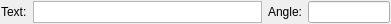
<?xml version="1.0" encoding="UTF-8"?>
<ui version="4.0">
 <class>Ui_TextOptions</class>
 <widget class="QWidget" name="Ui_TextOptions">
  <property name="geometry">
   <rect>
    <x>0</x>
    <y>0</y>
    <width>391</width>
    <height>24</height>
   </rect>
  </property>
  <property name="sizePolicy">
   <sizepolicy hsizetype="Preferred" vsizetype="Fixed">
    <horstretch>0</horstretch>
    <verstretch>0</verstretch>
   </sizepolicy>
  </property>
  <property name="minimumSize">
   <size>
    <width>200</width>
    <height>22</height>
   </size>
  </property>
  <property name="maximumSize">
   <size>
    <width>16777215</width>
    <height>32767</height>
   </size>
  </property>
  <property name="windowTitle">
   <string>Text Options</string>
  </property>
  <property name="toolTip">
   <string/>
  </property>
  <layout class="QHBoxLayout">
   <property name="leftMargin">
    <number>1</number>
   </property>
   <property name="topMargin">
    <number>1</number>
   </property>
   <property name="rightMargin">
    <number>1</number>
   </property>
   <property name="bottomMargin">
    <number>1</number>
   </property>
   <item>
    <widget class="QLabel" name="lText">
     <property name="text">
      <string>Text:</string>
     </property>
     <property name="wordWrap">
      <bool>false</bool>
     </property>
    </widget>
   </item>
   <item>
    <widget class="QTextEdit" name="teText">
     <property name="sizePolicy">
      <sizepolicy hsizetype="Preferred" vsizetype="Fixed">
       <horstretch>0</horstretch>
       <verstretch>0</verstretch>
      </sizepolicy>
     </property>
     <property name="minimumSize">
      <size>
       <width>0</width>
       <height>22</height>
      </size>
     </property>
     <property name="maximumSize">
      <size>
       <width>32767</width>
       <height>22</height>
      </size>
     </property>
     <property name="toolTip">
      <string>Text to insert</string>
     </property>
     <property name="verticalScrollBarPolicy">
      <enum>Qt::ScrollBarAlwaysOff</enum>
     </property>
     <property name="horizontalScrollBarPolicy">
      <enum>Qt::ScrollBarAlwaysOff</enum>
     </property>
    </widget>
   </item>
   <item>
    <widget class="QLabel" name="lAngle">
     <property name="text">
      <string>Angle:</string>
     </property>
     <property name="wordWrap">
      <bool>false</bool>
     </property>
    </widget>
   </item>
   <item>
    <widget class="QLineEdit" name="leAngle">
     <property name="toolTip">
      <string>Rotation angle</string>
     </property>
    </widget>
   </item>
   <item>
    <spacer name="horizontalSpacer">
     <property name="orientation">
      <enum>Qt::Horizontal</enum>
     </property>
     <property name="sizeHint" stdset="0">
      <size>
       <width>0</width>
       <height>20</height>
      </size>
     </property>
    </spacer>
   </item>
  </layout>
 </widget>
 <layoutdefault spacing="6" margin="11"/>
 <resources/>
 <connections>
  <connection>
   <sender>teText</sender>
   <signal>textChanged()</signal>
   <receiver>Ui_TextOptions</receiver>
   <slot>updateEntity()</slot>
   <hints>
    <hint type="sourcelabel">
     <x>20</x>
     <y>20</y>
    </hint>
    <hint type="destinationlabel">
     <x>20</x>
     <y>20</y>
    </hint>
   </hints>
  </connection>
  <connection>
   <sender>leAngle</sender>
   <signal>textChanged(QString)</signal>
   <receiver>Ui_TextOptions</receiver>
   <slot>updateAngle()</slot>
   <hints>
    <hint type="sourcelabel">
     <x>20</x>
     <y>20</y>
    </hint>
    <hint type="destinationlabel">
     <x>20</x>
     <y>20</y>
    </hint>
   </hints>
  </connection>
 </connections>
 <slots>
  <slot>updateEntity()</slot>
  <slot>updateAngle()</slot>
 </slots>
</ui>
